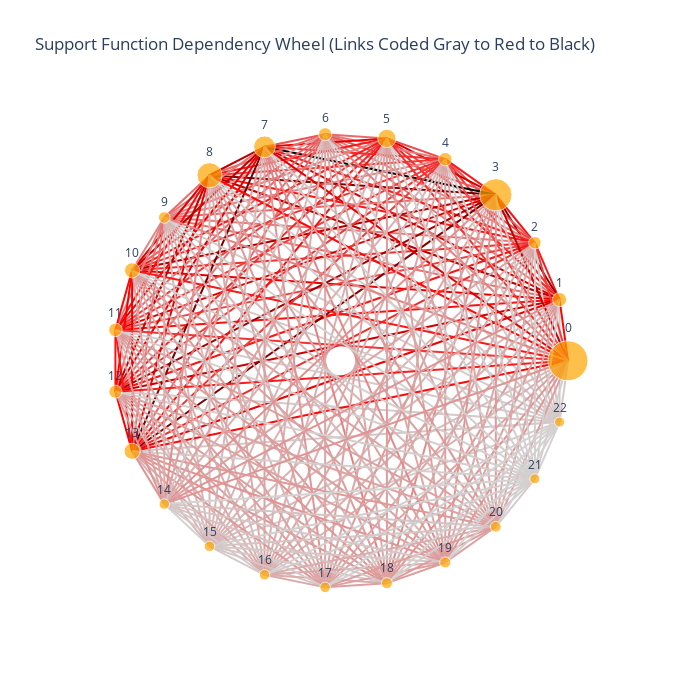

Notebook code cell kept with this figure:
### Markdown cell above
The next plot is a circular Sankey chart using Plotly, which is not quite as successful a visualization but does appear in line. This was done with the help of Chat-GPT.

### Code cell
pairs = []
for incident, group in df.groupby("incidentId"):
    funcs = group["supportFunction"].unique()
    pairs.extend(combinations(sorted(funcs), 2))

pair_counts = Counter(pairs)

nodes = sorted(set([f for pair in pair_counts.keys() for f in pair]))
num_nodes = len(nodes)
angles = np.linspace(0, 2*np.pi, num_nodes, endpoint=False)
radius = 1
node_coords = {node: (radius*np.cos(a), radius*np.sin(a)) for node, a in zip(nodes, angles)}
node_counts = df['supportFunction'].value_counts().to_dict()
min_size = 10
max_size = 40

def size_for_count(count):
    min_count = min(node_counts.values())
    max_count = max(node_counts.values())
    if max_count == min_count:
        return (min_size + max_size) / 2
    # linear scaling
    return min_size + (count - min_count) / (max_count - min_count) * (max_size - min_size)

node_sizes = [size_for_count(node_counts[node]) for node in nodes]

max_count = max(pair_counts.values())
min_count = min(pair_counts.values())

def color_for_value(value):
    # Linear interpolation from light gray to red to black
    cmap = colors.LinearSegmentedColormap.from_list("", ["lightgray", "red", "black"])
    norm = (value - min_count) / (max_count - min_count) if max_count != min_count else 0
    rgb = cmap(norm)[:3]  # RGB tuple 0-1
    return f'rgb({int(rgb[0]*255)}, {int(rgb[1]*255)}, {int(rgb[2]*255)})'

fig = go.Figure()

# Add links
for (a, b), value in pair_counts.items():
    x0, y0 = node_coords[a]
    x1, y1 = node_coords[b]
    fig.add_trace(go.Scatter(
        x=[x0, x1],
        y=[y0, y1],
        mode='lines',
        line=dict(width=2, color=color_for_value(value)),
        hoverinfo='text',
        text=f"{a} → {b}: {value}",
        showlegend=False
    ))

# Add nodes
fig.add_trace(go.Scatter(
    x=[coord[0] for coord in node_coords.values()],
    y=[coord[1] for coord in node_coords.values()],
    mode='markers+text',
    text=nodes,
    textposition="top center",
    marker=dict(size=node_sizes, color='orange'),
    hoverinfo='text',
    showlegend=False
))

# Layout adjustments
fig.update_layout(
    title="Support Function Dependency Wheel (Links Coded Gray to Red to Black)",
    xaxis=dict(showgrid=False, zeroline=False, showticklabels=False),
    yaxis=dict(showgrid=False, zeroline=False, showticklabels=False),
    width=700,
    height=700,
    plot_bgcolor="white"
)

fig.show()
